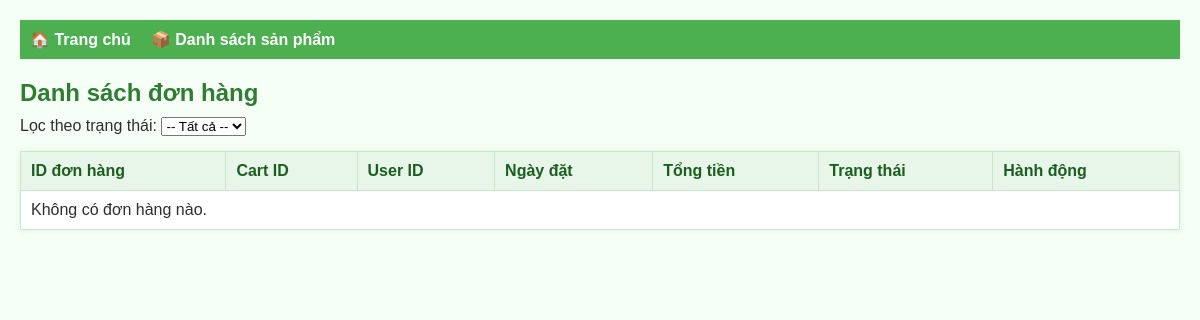
The page /myorder/myorder.php on the database as committed earlier.
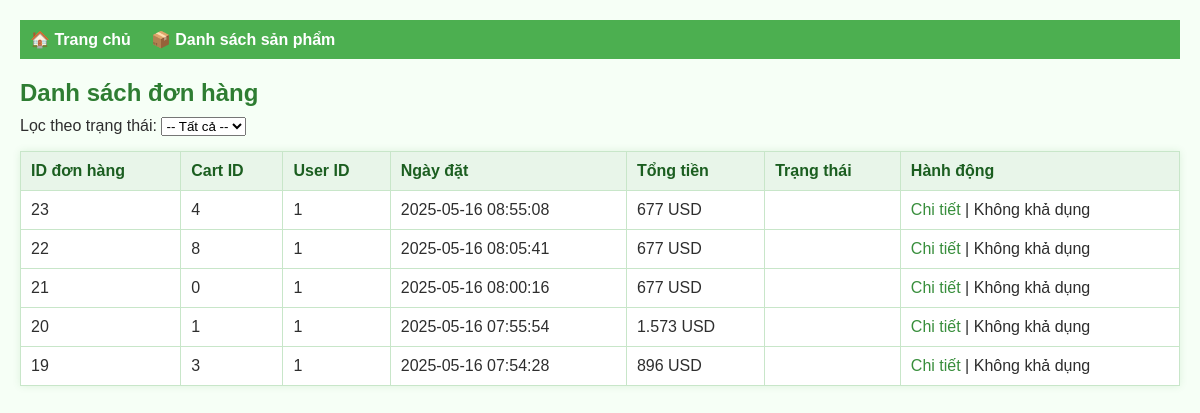
The same page on the database as committed later.
### tables this page shows
CREATE TABLE `orders` (
  `order_id` int(11) NOT NULL,
  `cart_id` int(11) NOT NULL,
  `user_id` int(11) NOT NULL,
  `order_date` datetime NOT NULL DEFAULT current_timestamp(),
  `total_price` decimal(10,2) NOT NULL,
  `status` enum('pending','approved','rejected') NOT NULL DEFAULT 'pending'
);

### myorder/myorder.php (the view, shortened to what this page needs)
<!DOCTYPE html>
<html lang="vi">
<head>
    <link rel="stylesheet" href="style1.css">
</head>
<body>
<header style="background-color: #4caf50; padding: 10px;">
    <nav style="display: flex; gap: 20px;">
        <a href="../homePage/HomePage.php" style="color: white; text-decoration: none; font-weight: bold;">🏠 Trang chủ</a>
        <a href="../myproduct/index.php" style="color: white; text-decoration: none; font-weight: bold;">📦 Danh sách sản phẩm</a>
    </nav>
</header>
<h2>Danh sách đơn hàng</h2>
<form method="GET" style="margin-top: 10px;">
    <label for="status">Lọc theo trạng thái: </label>
    <select name="status" id="status" onchange="this.form.submit()">
        <option value="">-- Tất cả --</option>
    </select>
</form>
<?php
require 'config.php';
$limit = 10;
$page = isset($_GET['page']) && is_numeric($_GET['page']) ? max(1, (int)$_GET['page']) : 1;
$offset = ($page - 1) * $limit;
$status_filter = '';
$count_sql = "SELECT COUNT(*) AS total FROM orders $status_filter";
$count_result = $conn->query($count_sql);
$sql = "SELECT * FROM orders $status_filter ORDER BY order_date DESC LIMIT $limit OFFSET $offset";
$result = $conn->query($sql);
?>
<table border="1" cellpadding="8" cellspacing="0" style="margin-top: 10px;">
    <tr>
        <th>ID đơn hàng</th>
        <th>Cart ID</th>
        <th>User ID</th>
        <th>Ngày đặt</th>
        <th>Tổng tiền</th>
        <th>Trạng thái</th>
        <th>Hành động</th>
    </tr>
    <?php if ($result && $result->num_rows > 0): ?>
        <?php while ($row = $result->fetch_assoc()): ?>
            <tr>
                <td><?= $row['order_id'] ?></td>
                <td><?= $row['cart_id'] ?></td>
                <td><?= $row['user_id'] ?></td>
                <td><?= $row['order_date'] ?></td>
                <td><?= number_format($row['total_price'], 0, ',', '.') ?> USD</td>
                <td><?= $row['status'] ?></td>
                <td>
                    <a href="order_detail.php?id=<?= $row['order_id'] ?>">Chi tiết</a> |
                    <?php if ($row['status'] === 'pending'): ?>
                        <a href="approve_order.php?id=<?= $row['order_id'] ?>" onclick="return confirm('Duyệt đơn hàng này?')">Duyệt</a> |
                        <a href="reject_order.php?id=<?= $row['order_id'] ?>" onclick="return confirm('Từ chối đơn hàng này?')">Từ chối</a>
                    <?php else: ?>
                        Không khả dụng
                    <?php endif; ?>
                </td>
            </tr>
        <?php endwhile; ?>
    <?php else: ?>
        <tr><td colspan="7">Không có đơn hàng nào.</td></tr>
    <?php endif; ?>
</table>
</body>
</html>

### myorder/config.php (shortened to what this page needs)
<!DOCTYPE html>
<html lang="vi">
<head>
    <link rel="stylesheet" href="style1.css">
</head>
<body></body>

### myorder/style1.css (style rules this page uses)
header { background-color: #4caf50; padding: 10px 20px; }
header nav { display: flex; gap: 20px; }
header a { color: white; text-decoration: none; font-weight: bold; }
body { font-family: Arial, sans-serif; margin: 20px; background-color: #f6fff6; color: #2e2e2e; }
h2 { color: #2e7d32; margin-bottom: 10px; }
a { text-decoration: none; color: #388e3c; }
table { width: 100%; border-collapse: collapse; background-color: #ffffff; box-shadow: 0 0 8px rgba(0, 128, 0, 0.1); }
th, td { padding: 10px; border: 1px solid #c8e6c9; text-align: left; vertical-align: middle; }
th { background-color: #e8f5e9; font-weight: bold; color: #1b5e20; }
form { margin-bottom: 15px; }

Rows that differ between the two databases and show on the page:
added orders: order_id "23", cart "4", user "1", order_date "2025-05-16 08:55:08", total_price "677", status "Không khả dụng"
added orders: order_id "22", cart "8", user "1", order_date "2025-05-16 08:05:41", total_price "677", status "Không khả dụng"
added orders: order_id "21", cart "0", user "1", order_date "2025-05-16 08:00:16", total_price "677", status "Không khả dụng"
added orders: order_id "20", cart "1", user "1", order_date "2025-05-16 07:55:54", total_price "1.573", status "Không khả dụng"
added orders: order_id "19", cart "3", user "1", order_date "2025-05-16 07:54:28", total_price "896", status "Không khả dụng"
Other text that changed with them:
text no longer shown: "Không có đơn hàng nào."
